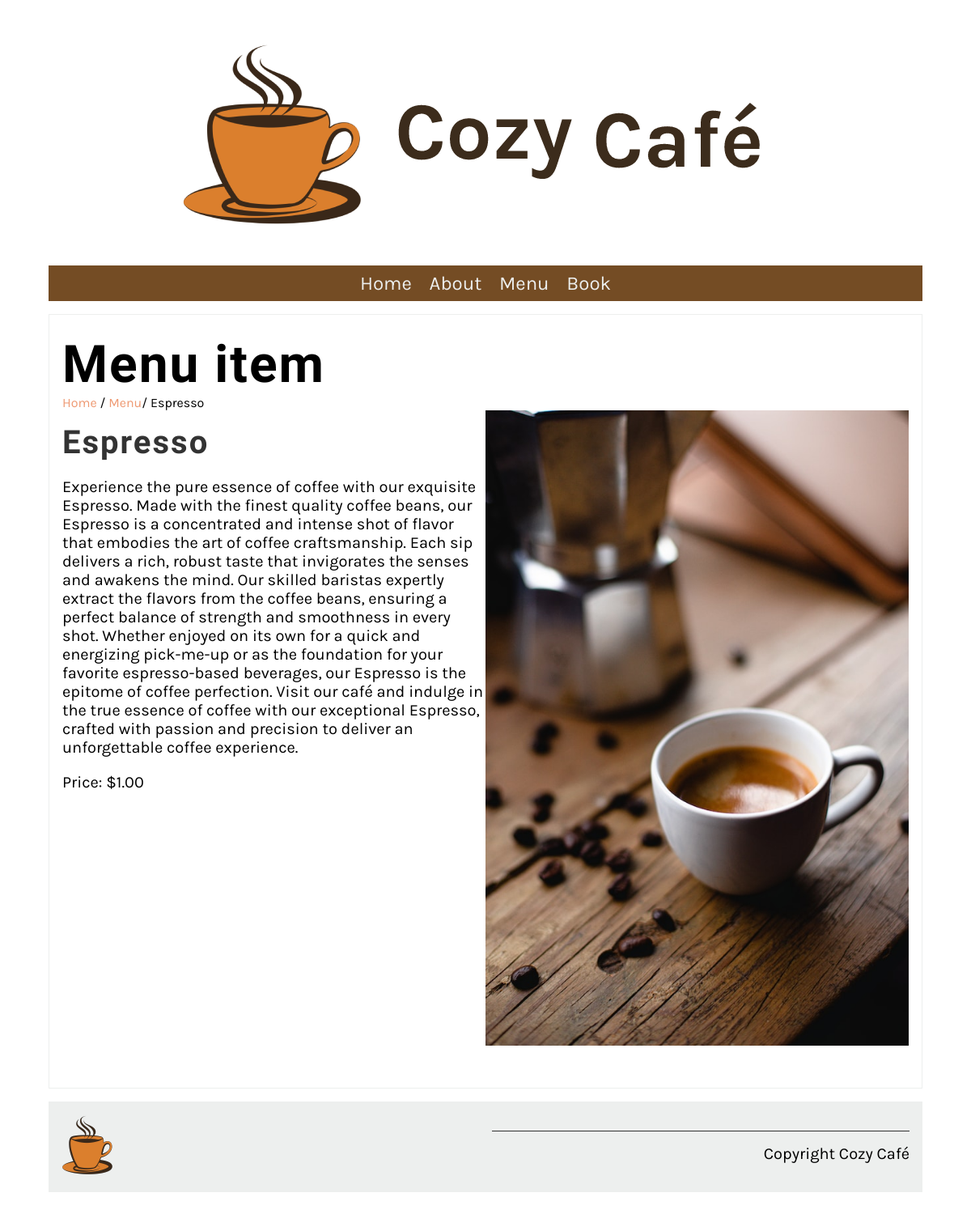
The app's page /menu_item/3/ with its own data.
### coffee/models.py (models this page shows, shortened)
class Menu(models.Model):
   name = models.CharField(max_length=200)
   price = models.IntegerField(null=False)
   menu_item_description = models.TextField(max_length=1000, default='')

### coffee/views.py (the view)
# urls.py: path('menu_item/<int:pk>/', views.display_menu_item, name="menu_item"),
def display_menu_item(request, pk=None): # pk = primary key
    if pk:
        menu_item = Menu.objects.get(pk=pk)
    else:
        menu_item = ""
    return render(request, 'menu_item.html', {"menu_item": menu_item})

### coffee/templates/menu_item.html
{% extends 'base.html' %}
{% load static %}
{% block content %}
<section>
   <article>
      <h1>Menu item</h1>
      <span>
         <a href="{% url 'home' %}">Home</a> /
         <a href="{% url 'menu' %}">Menu</a>/
         {{menu_item.name}}
      </span>
      <div class="row">
         <div class="column">
            <h2>
                {{ menu_item.name }}
            </h2>
            <p>
                {{ menu_item.menu_item_description }}
            </p>
            <p>
                Price: ${{ menu_item.price }}.00
            </p>
         </div>
         <div class="column">
            <img src="/coffee/static/img/menu_items/{{menu_item.name}}.jpg" alt="{{ menu_item.name}}" />
        </div>
      </div>
   </article>
</section>
{% endblock %}

### coffee/static/css/style.css (style rules this page uses)
body { font-family: 'Karla', sans-serif; margin-top: 3rem; margin-bottom: 3rem; margin-left: 5%; margin-right: 5%; }
h1, h2, h3, h4, h5, h6 { font-family: 'Markazi Text', serif; letter-spacing: 2px;; }
h1 { font-size: 4rem; margin-top: 1.5rem; margin-bottom: 0; }
h2 { font-size: 2.5rem; color: #333333; margin:1rem 0; }
p, ul { font-size: 1.25rem;; }
a { color: #EE9972; text-decoration: none; }
section { display: flex; gap: 2rem 1rem; margin-top: 1rem; margin-bottom: 1rem; flex-direction: row; }
article { flex:1; }
article img { max-width: 100%; }
main article { border: 1px solid #EDEFEE; padding-left: 1rem; padding-right: 1rem; }
.row { display: flex; flex-direction: row; width: 100%; padding-bottom: 1rem; }
.column { flex-basis: 50%; margin-bottom: 1rem; padding-bottom: 1rem; }

### records on screen
Menu: name "Espresso", menu_item_description "Experience the pure essence of coffee with our exquisite Espresso. Made with the finest quality coffee beans, our Espresso is a concentrated and intense shot of flavor that embodies the art of coffee craftsmanship. Each sip delivers a rich, robust taste that invigorates the senses and awakens the mind. Our skilled baristas expertly extract the flavors from the coffee beans, ensuring a perfect balance of strength and smoothness in every shot. Whether enjoyed on its own for a quick and energizing pick-me-up or as the foundation for your favorite espresso-based beverages, our Espresso is the epitome of coffee perfection. Visit our café and indulge in the true essence of coffee with our…", price "1", name (picture)
